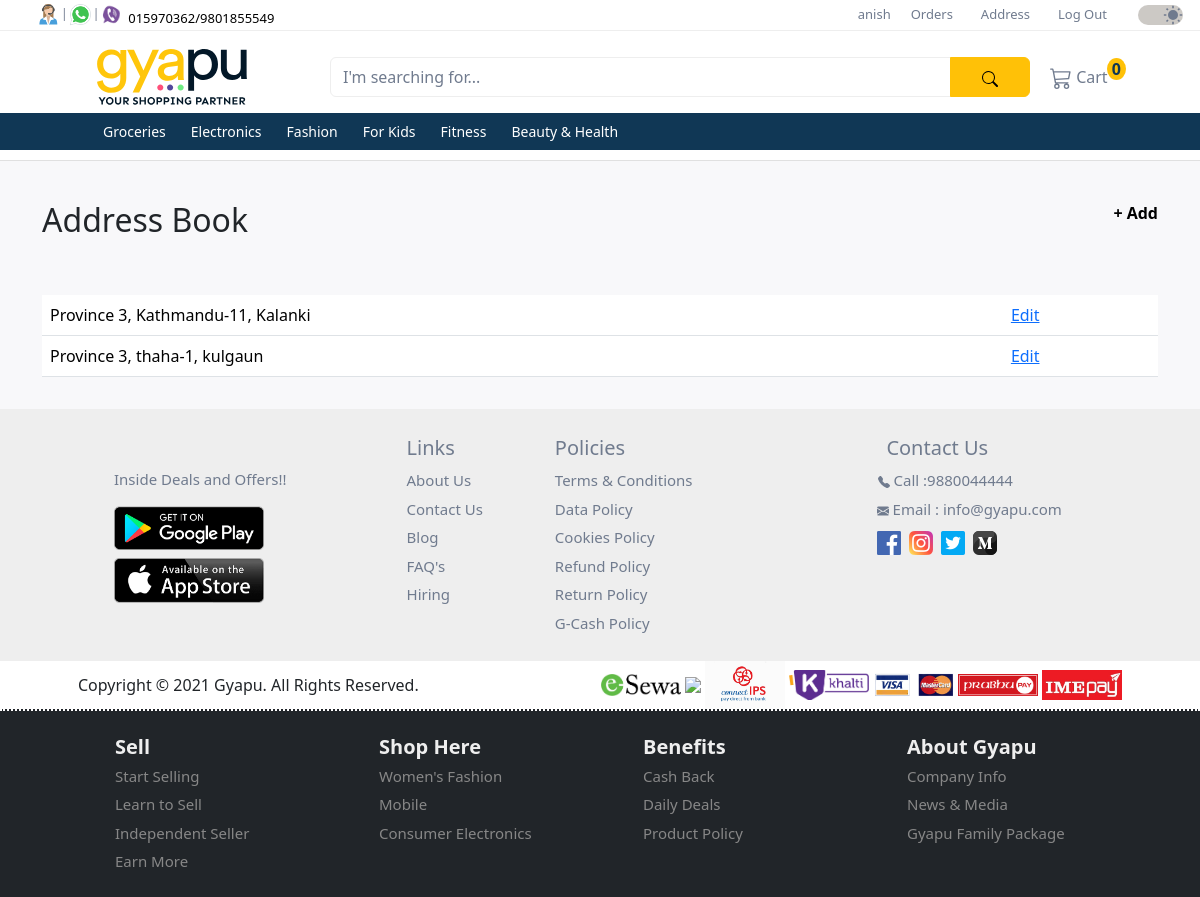
Page /address/ (signed in) on the earlier database version.
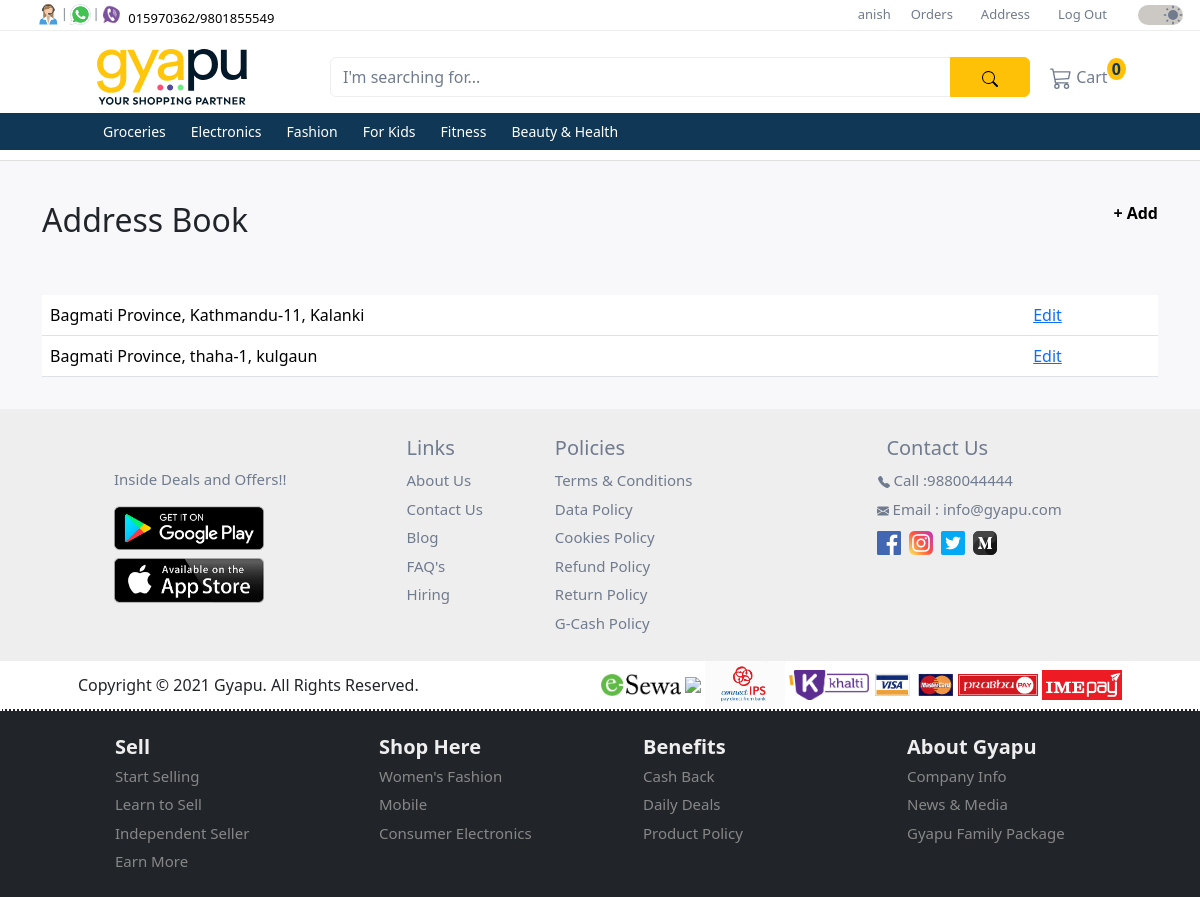
Same page on the later database version.
### user/models.py (models this page shows, shortened)
class Address(models.Model):
  PROVINCE_CHOICES = (
    ('Koshi Province', 'Koshi Province'),
    ('Madesh Province', 'Madesh Province'),
    ('Bagmati Province', 'Bagmati Province'),
    ('Gandaki Province', 'Gandaki Province'),
    ('Lumbini Province', 'Lumbini Province'),
    ('Karnali Province', 'Karnali Province'),
    ('Sudurpashchim Province', 'Sudurpashchim Province'),
  )
  id = models.UUIDField(
    primary_key = True,
    default = uuid.uuid4,
    editable = False
  )
  user = models.ForeignKey(settings.AUTH_USER_MODEL, on_delete=models.CASCADE, limit_choices_to={'groups__name': 'customer'})
  province = models.CharField(max_length=100, choices=PROVINCE_CHOICES)
  city = models.CharField(max_length=100)
  area = models.CharField(max_length=100)
  tole = models.IntegerField(validators=[MinValueValidator(0)])

### user/views.py (the view)
# urls.py: path('address/', AddressListView.as_view(), name='address_list'),
class AddressListView(LoginRequiredMixin, CustomerGroupRequiredMixin, ListView):
  model = Address
  template_name = 'address/list.html'
  context_object_name = 'address_list'
  def get_queryset(self):
    user = self.request.user
    return Address.objects.filter(user=user)

### products/context_processors.py (called while the page is built)
def categories(request):
  categories = Category.objects.filter(parent__isnull=True)
  return {'categories': categories}

### user/context_processors.py (called while the page is built)
def user_group(request):
  user_belong_to_store = request.user.groups.filter(name='store').exists()
  return {'user_belong_to_store': user_belong_to_store}

### user/views.py (called while the page is built)
  def test_func(self):
    return self.request.user.groups.filter(name='customer').exists()

### user/templates/address/list.html (shortened to what this page needs)
{% extends '_base.html' %}
{% block content %}
  <div class="d-flex justify-content-between mb-5">
    <h2>Address Book</h2>
    <a href="{% url 'address_add' %}" class="text-black link-underline link-underline-opacity-0"><strong>+ Add</strong></a>
  </div>
  {% if address_list %}
    <table class="table">
      <tbody>
        {% for address in address_list %}
          <tr>
            <td>{{ address.province }}, {{ address.city }}-{{ address.tole }}, {{ address.area }}</td>
            <td><a href="{% url 'address_update' address.id %}">Edit</a></td>
          </tr>
        {% endfor %}
      </tbody>
    </table>
  {% else %}
    <h4 class="text-danger">No address available.</h4>
  {% endif %}
{% endblock %}

Differences in the rows shown:
changed Address "Kathmandu": province "Province 3" → "Bagmati Province"
changed Address "thaha": province "Province 3" → "Bagmati Province"
